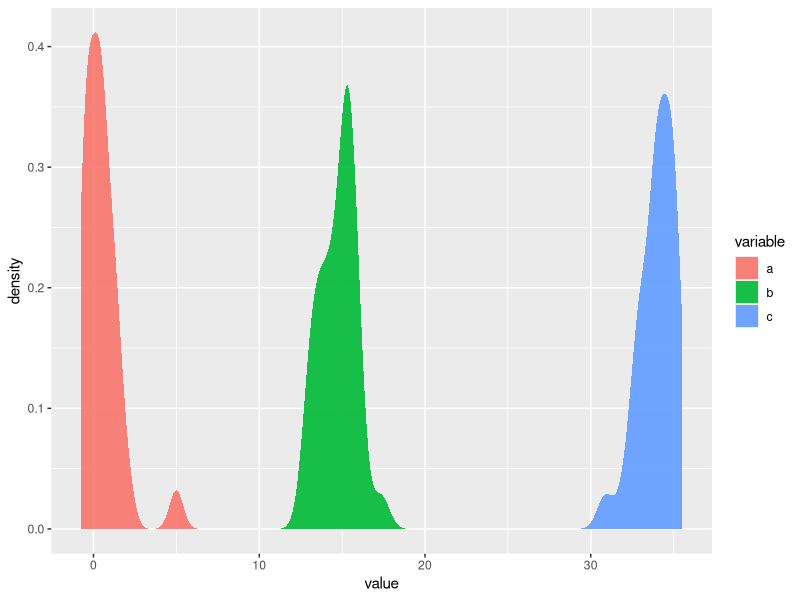
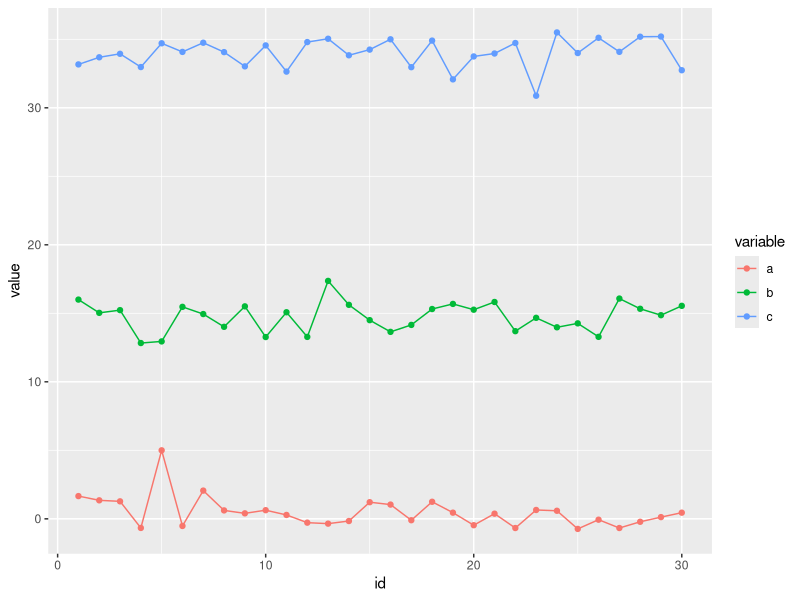
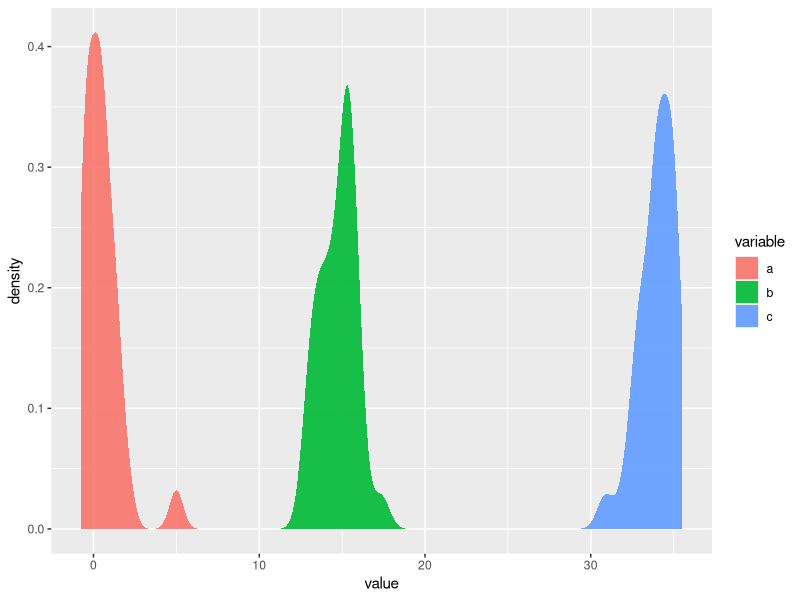
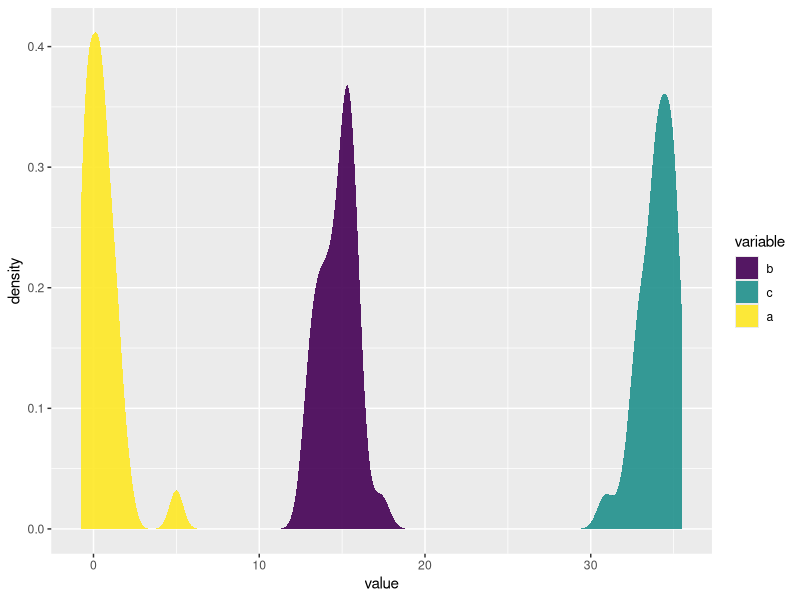
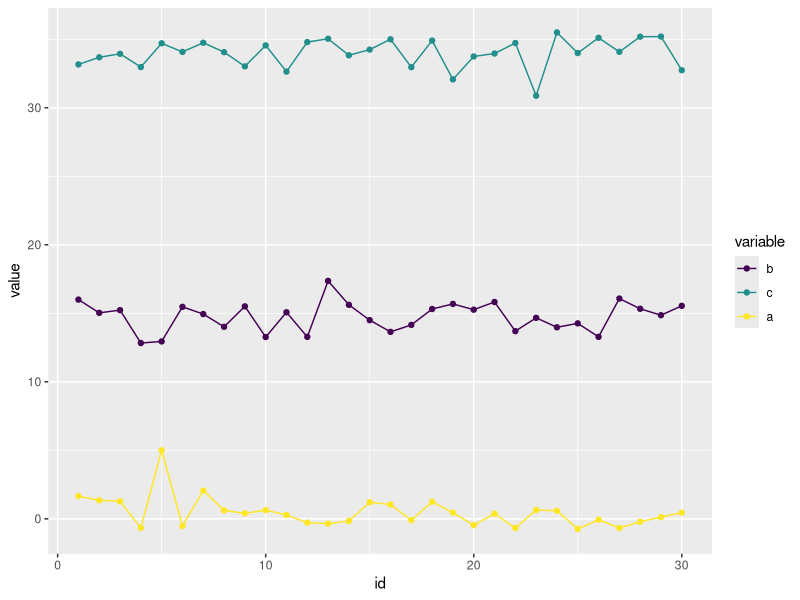

Source code (R) for these figures, in order: (Note: this script raises an error after producing the figures.)
Sys.setlocale("LC_ALL","Russian")
# матрица: продолжение
my_matrix <- matrix(rnorm(n = 12, mean = 0, sd = 1), nrow = 4, byrow = F)
my_matrix
class(my_matrix)
typeof(my_matrix)
dim(my_matrix)
str(my_matrix)
ncol(my_matrix)
nrow(my_matrix)
length(my_matrix)
summary(my_matrix)

my_matrix[3, 1]
my_matrix[,1]
my_matrix[1,]

my_matrix > 1.5
my_matrix[my_matrix > 1.5]

# списки
month.name[7]
month.abb
my_list <- list(month.name, my_matrix, runif(10))
my_list
class(my_list)
typeof(my_list)
str(my_list)
dim(my_list)
summary(my_list)

my_list
my_list[1]
my_list[2]
my_list[3]
my_list[[1]]
my_list[[1]][2]


# датафреймы
my_df <- data.frame(id = 1:30, 
                    a = rnorm(30, 0, 1), 
                    b = rnorm(30, 15, 1), 
                    c = rnorm(30, 30, 1))
my_df
View(my_df)
class(my_df)
typeof(my_df)
str(my_df)
summary(my_df)

my_df$c <- my_df$c + 4
my_df$c

my_df[,2]
my_df[1,]

my_df$a[5] <- NA
my_df
my_df$a[is.na(my_df$a)] <- 5
my_df

# преобразование из широкого в длинный формат
install.packages("reshape2")
library(reshape2)
my_df_long <- melt(my_df, id.vars = 'id')
my_df_long

# графика
library(ggplot2)
ggplot(my_df_long, aes(x=value, fill=variable)) + 
  stat_density(alpha = 0.9)

ggplot(my_df_long, aes(x=id, y=value, col=variable)) +
  geom_line() + geom_point()

# факторы
my_df_long$variable <- factor(my_df_long$variable)
str(my_df_long)

# графика
library(ggplot2)
ggplot(my_df_long, aes(x=value, fill=variable)) + stat_density(alpha = 0.9)


my_df_long$variable <- factor(my_df_long$variable, levels = c('b', 'c', 'a'), 
                              ordered = T)
str(my_df_long)

# графика
ggplot(my_df_long, aes(x=value, fill=variable)) + stat_density(alpha = 0.9)
ggplot(my_df_long, aes(x=id, y=value, col=variable)) +
  geom_line() + geom_point()



# запись/чтение в/из файл(ов) с разделителем-запятой
write.csv(new_df, file = 'my_df.csv', sep = ";")
getwd()
write.csv(my_df, file = 'my_df.csv', quote = FALSE, row.names = F)

new_df <- read.csv('my_df.csv')

my_df_long <- melt(new_df, id.vars = 'id')


# запись/чтение в excel
library(readxl)
library(writexl)

write_xlsx(my_df_long, path = 'my_df_long.xlsx')

df1 <- read_xlsx('my_df_long.xlsx')

my_list <- list(1:10, 1:20, 1:30)
my_list[[2]][3]
